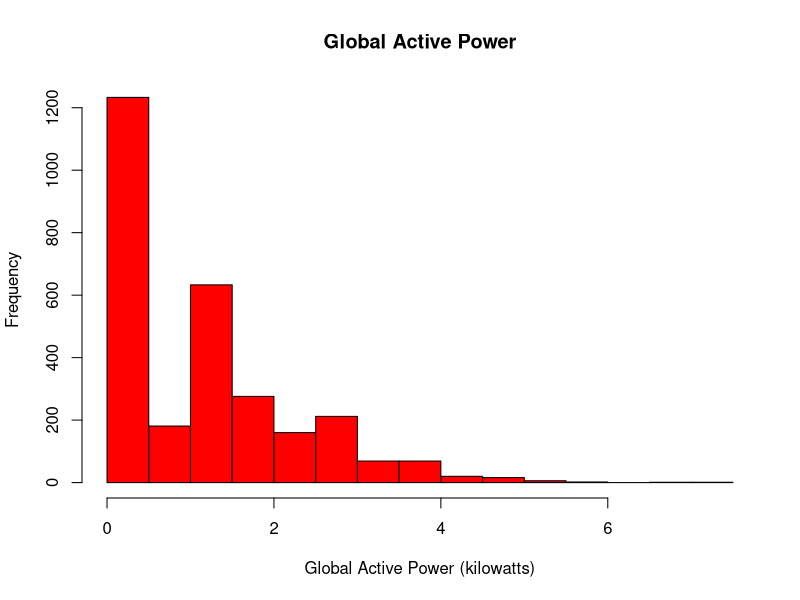

R code for this plot:
# the following command was executed in Git Bash to extract rows corresponding to the required dates
# and write to file data.txt:
# "grep '^[1|2]\/2\/2007' household_power_consumption.txt > data.txt"

data = read.table("data.txt", header=TRUE, sep=';', na.strings='?')
cols = c('Date', 'Time', 'GlobalActivePower', 'GlobalReactivePower', 'Voltage', 'GlobalIntensity', 'SubMetering1', 'SubMetering2', 'SubMetering3') 
colnames(data) = cols
data$Date = as.Date(data$Date, format="%d/%m/%Y")

hist(data$GlobalActivePower, col = 'red', main = "Global Active Power", xlab = 'Global Active Power (kilowatts)')

dev.copy(png, file = "plot1.png", width=480, height=480, units='px')
dev.off()